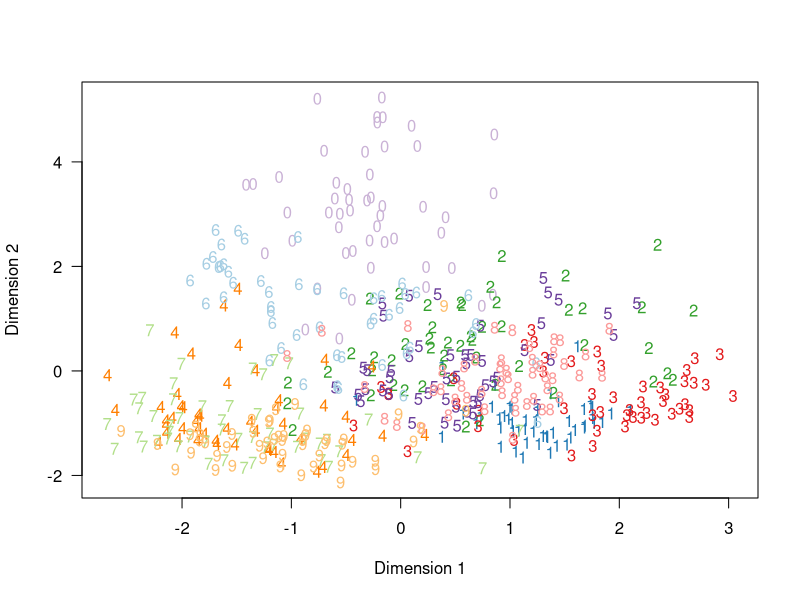
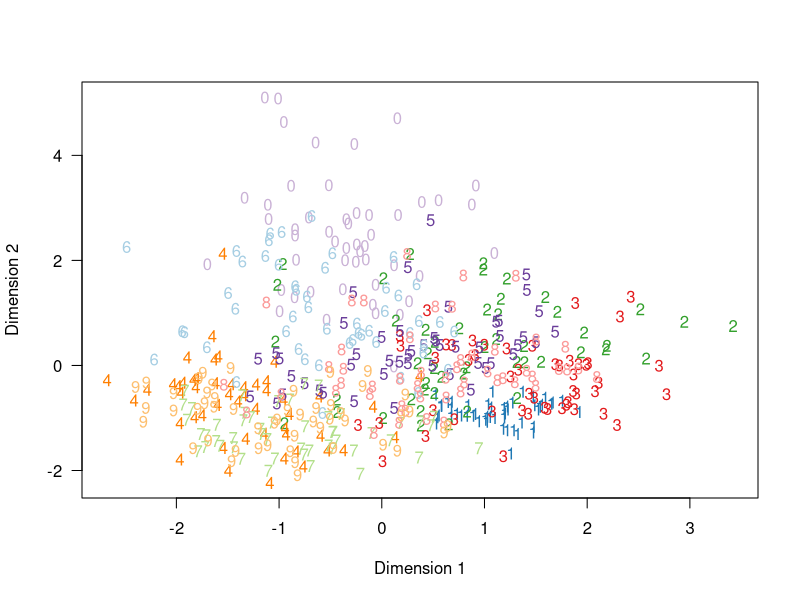
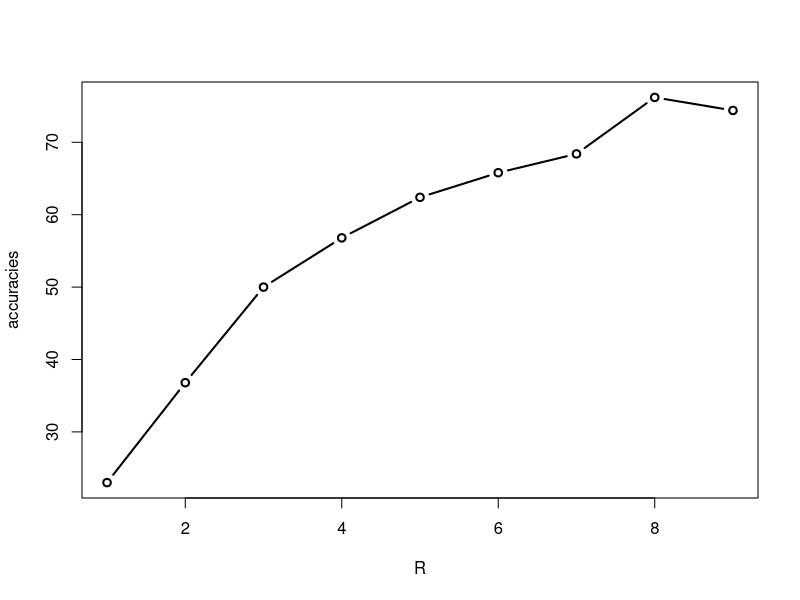

Write the R code that produced these figures, in order.
# read data into memory
training_digits <- read.csv("mnist_training_digits.csv", header = FALSE)
training_labels <- read.csv("mnist_training_labels.csv", header = FALSE)
test_digits <- read.csv("mnist_test_digits.csv", header = FALSE)
test_labels <- read.csv("mnist_test_labels.csv", header = FALSE)

# get X and y values
X_train <- as.matrix(training_digits) / 255
y_train <- training_labels[,1]
X_test <- as.matrix(test_digits) / 255
y_test <- test_labels[,1]

# get number of samples and number of features
N_train <- length(y_train)
D_train <- ncol(X_train)
N_test <- length(y_test)
D_test <- ncol(X_test)
K <- max(y_train)

# calculate the sample means
sample_means <- sapply(1:K, FUN = function(c) colMeans(X_train[y_train == c,]))

within_class <- sapply(1:K, FUN=function(c) t(X_train[y_train==c,]-matrix(sample_means[,c], sum(y_train==c), D_train, byrow = TRUE))%*%(X_train[y_train==c,]-matrix(sample_means[,c], sum(y_train==c), D_train, byrow = TRUE)))
within_class <- array(within_class, c(D_train, D_train, K))

# Calculate the total within-class scatter matrix
S_W <- rowSums(within_class, dims=2) + 1e-10*diag(D_train)
invS_W <- chol2inv(chol(S_W))

# Calculate overall mean
overall_mean <- rowSums(sample_means)/K

# Calculate between-class scatter matrix
between_class <- sapply(1:K, FUN=function(c) sum(y_train==c)*((sample_means[,c]-overall_mean)%*%t(sample_means[,c]-overall_mean)))
between_class <- array(between_class, c(D_train, D_train, K))
S_B <- rowSums(between_class, dims=2)

# calculate the eigenvalues and eigenvectors
decomposition <- eigen(invS_W%*%S_B, symmetric = TRUE)
W <- decomposition$vectors

R <- 2
# calculate two-dimensional projections
Z_train <- (X_train - matrix(colMeans(X_train), N_train, D_train, byrow = TRUE)) %*% decomposition$vectors[,1:R]
Z_test <- (X_test - matrix(colMeans(X_test), N_test, D_test, byrow = TRUE)) %*% decomposition$vectors[,1:R]

# plot two-dimensional projections
point_colors <- c("#1f78b4", "#33a02c", "#e31a1c", "#ff7f00", "#6a3d9a", "#a6cee3", "#b2df8a", "#fb9a99", "#fdbf6f", "#cab2d6")
plot(Z_train[,1], Z_train[,2], type = "p", pch = 19, col = point_colors[y_train], cex = 0,
     xlab = "Dimension 1", ylab = "Dimension 2", las = 1)
text(Z_train[,1], Z_train[,2], labels = y_train %% 10, col = point_colors[y_train])

plot(Z_test[,1], Z_test[,2], type = "p", pch = 19, col = point_colors[y_test], cex = 0,
     xlab = "Dimension 1", ylab = "Dimension 2", las = 1)
text(Z_test[,1], Z_test[,2], labels = y_test %% 10, col = point_colors[y_test])

# knn classification
k <- 5
accuracies <- rep(0,9)
R <- c(1:9)
for(r in R) {
  y_hat <- matrix(0, N_test, K)
  Z_train <- (X_train - matrix(colMeans(X_train), N_train, D_train, byrow = TRUE)) %*% decomposition$vectors[,1:r]
  Z_test <- (X_test - matrix(colMeans(X_train), N_test, D_test, byrow = TRUE)) %*% decomposition$vectors[,1:r]
  for(c in 1:K) {
    y_hat[,c] <- sapply(1:N_test, function(i) {sum(y_train[order(sapply(1:N_train, function(j) {sqrt(sum((Z_test[i,] - Z_train[j,])^2))}), decreasing = FALSE)[1:k]] == c) / k})
  }
  y_hat <- sapply(1:N_test, function(i) which.max(y_hat[i,]))
  accuracies[r] <- (sum(y_hat == y_test)/N_test)*100
  print(accuracies[r])
}

plot(R, accuracies, lwd = 2)
lines(R, accuracies, type = "c", lwd = 2)
